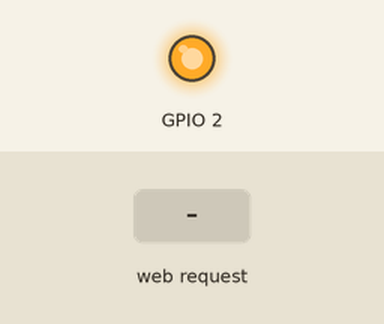
Recording of a sketch running on a simulated ESP8266 (NodeMCU). On the bench: output pins drawn as LEDs (lit = HIGH). Inputs (shaded band) come from the test bench. WiFi joins after 1.5 s; servers stay silent unless stated.

Above: at 2.7 s.
2.8 s: HTTP request GET /led2_on received
At 4.0 s:
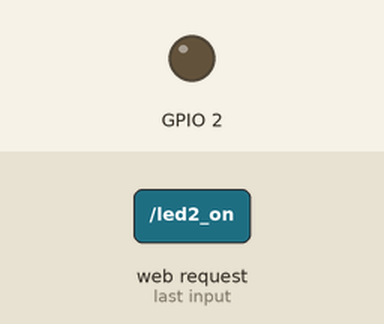
4.3 s: HTTP request GET /led2_off received
At 5.4 s:
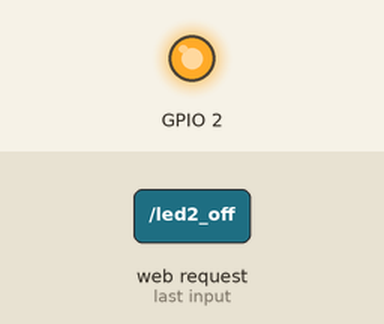
Timing chart, 0 to 7.3 s (numbered marks = the images above; inputs shaded):
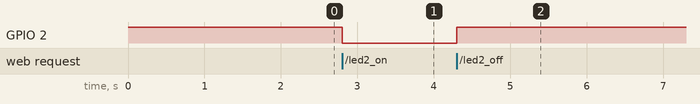

The sketch:

ESP8266_HelloWorld.ino
```cpp
////////////////////////////////////////////////////////////////////////////////////////////////////////////
//Arquivo:   ESP8266_HelloWorld.ino
//Tipo:      Codigo-fonte para utilizar no ESP8266 atraves da IDE do Arduino
//Autor:     Marco Rabelo para o canal Infortronica Para Zumbis (www.youtube.com/c/InfortronicaParaZumbis)
//Descricao: Inicio do curso de ESP8266 - Hello World - Criacao de um web server para controle de um
//           LED atraves de qualquer browser.
//Video:     https://youtu.be/Xcg8fAQ49Uw
////////////////////////////////////////////////////////////////////////////////////////////////////////////

/*
Equivalencia das saidas Digitais entre NodeMCU e ESP8266 (na IDE do Arduino)
NodeMCU - ESP8266
D0 = 16;
D1 = 5;
D2 = 4;
D3 = 0;
D4 = 2;
D5 = 14;
D6 = 12;
D7 = 13;
D8 = 15;
D9 = 3;
D10 = 1;
*/

#include <ESP8266WiFi.h>

//Nome da sua rede Wifi
const char* ssid = "nome_da_sua_rede_wifi";

//Senha da rede
const char* password = "senha_da_sua_rede_wifi";

//IP do ESP (para voce acessar pelo browser)
IPAddress ip(192, 168, 43, 50);

//IP do roteador da sua rede wifi
IPAddress gateway(192, 168, 43, 1);

//Mascara de rede da sua rede wifi
IPAddress subnet(255, 255, 255, 0);

//Criando o servidor web na porta 80
WiFiServer server(80);

//Funcao que sera executada apenas ao ligar o ESP8266
void setup() {
  //Preparando o GPIO2, que esta lidago ao LED
  pinMode(2, OUTPUT);
  digitalWrite(2, 1);

  //Conectando na rede Wifi
  WiFi.config(ip, gateway, subnet);
  WiFi.begin(ssid, password);

  //Verificando se esta conectado,
  //caso contrario, espera um pouco e verifica de novo.
  while (WiFi.status() != WL_CONNECTED) {
    delay(500);
  }

  //Iniciando o servidor Web
  server.begin();
}

//Funcao que sera executada indefinidamente enquanto o ESP8266 estiver ligado.
void loop() {
  //Verificando se o servidor esta pronto.
  WiFiClient client = server.available();
  if (!client) {
    return;
  }

  //Verificando se o servidor recebeu alguma requisicao
  while (!client.available()) {
    delay(1);
  }

  //Obtendo a requisicao vinda do browser
  String req = client.readStringUntil('\r');
  client.flush();

  //Iniciando o buffer que ira conter a pagina HTML que sera enviada para o browser.
  String buf = "";

  buf += "HTTP/1.1 200 OK\r\nContent-Type: text/html\r\n\r\n<!DOCTYPE HTML>\r\n<html>\r\n";
  buf += "<h3>ESP8266 Servidor Web</h3>";
  buf += "<p>LED <a href=\"?function=led2_on\"><button>LIGA</button></a><a href=\"?function=led2_off\"><button>DESLIGA</button></a></p>";
  buf += "<h4>Infortronica Para Zumbis</h4>";
  buf += "</html>\n";

  //Enviando para o browser a 'pagina' criada.
  client.print(buf);
  client.flush();

  //Analisando a requisicao recebida para decidir se liga ou desliga o LED
  if (req.indexOf("led2_on") != -1)
  {
    digitalWrite(2, 0);
  }
  else if (req.indexOf("led2_off") != -1)
  {
    digitalWrite(2, 1);
  }
  else
  {
    //Requisicao invalida!
    client.stop();
  }
}
```

Measured:
- after the input at 2.8 s, GPIO 2: HIGH → LOW at once
- after the input at 4.3 s, GPIO 2: LOW → HIGH at once
